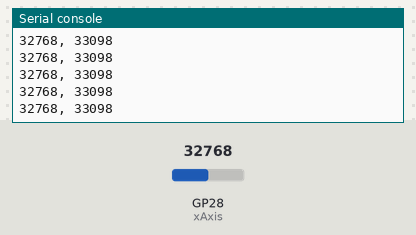
This program was run on a simulated Raspberry Pi Pico running MicroPython. Parts: the last lines printed to the serial console. The inputs (shaded band) are chosen by the test bench; at power-on: GP28 (xAxis) = 32768 (analog values on the 0–65535 scale).

Above: at 1.2 s.
1.3 s: GP28 (xAxis) set to 45874
At 2.0 s:
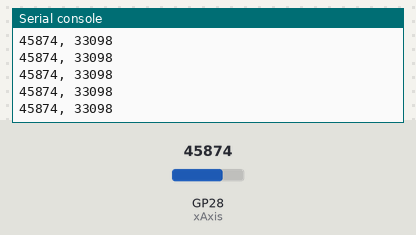
2.8 s: GP28 (xAxis) set to 57670
At 3.8 s:
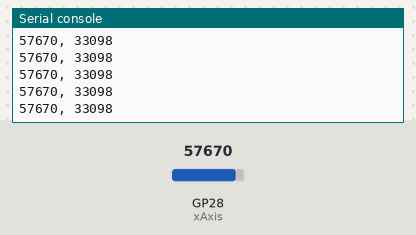
Timing chart, 0 to 5.8 s (numbered marks = the images above; inputs shaded):
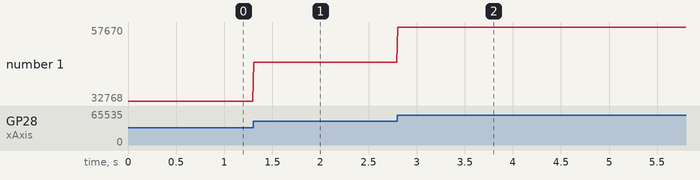

Measured:
- after the input at 1.3 s, the serial console: prints a new line at once (image 1)
- after the input at 2.8 s, the serial console: prints a new line at once (image 2)
- plotted number 1: 32768 → 45874 after the input at 1.3 s, 45874 → 57670 after the input at 2.8 s

The program:

joystick.py
```python
#导入所需类
from machine import Pin,ADC
import utime

#定义引脚
xAxis = ADC(Pin(28))
yAxis = ADC(Pin(29))

#循环读取ADC值，并打印
while True:
    #读取ADC值
    xValue = xAxis.read_u16()
    yValue = yAxis.read_u16()

    #打印ADC值
    print(str(xValue) +", " + str(yValue) )
    utime.sleep(0.01)
```
